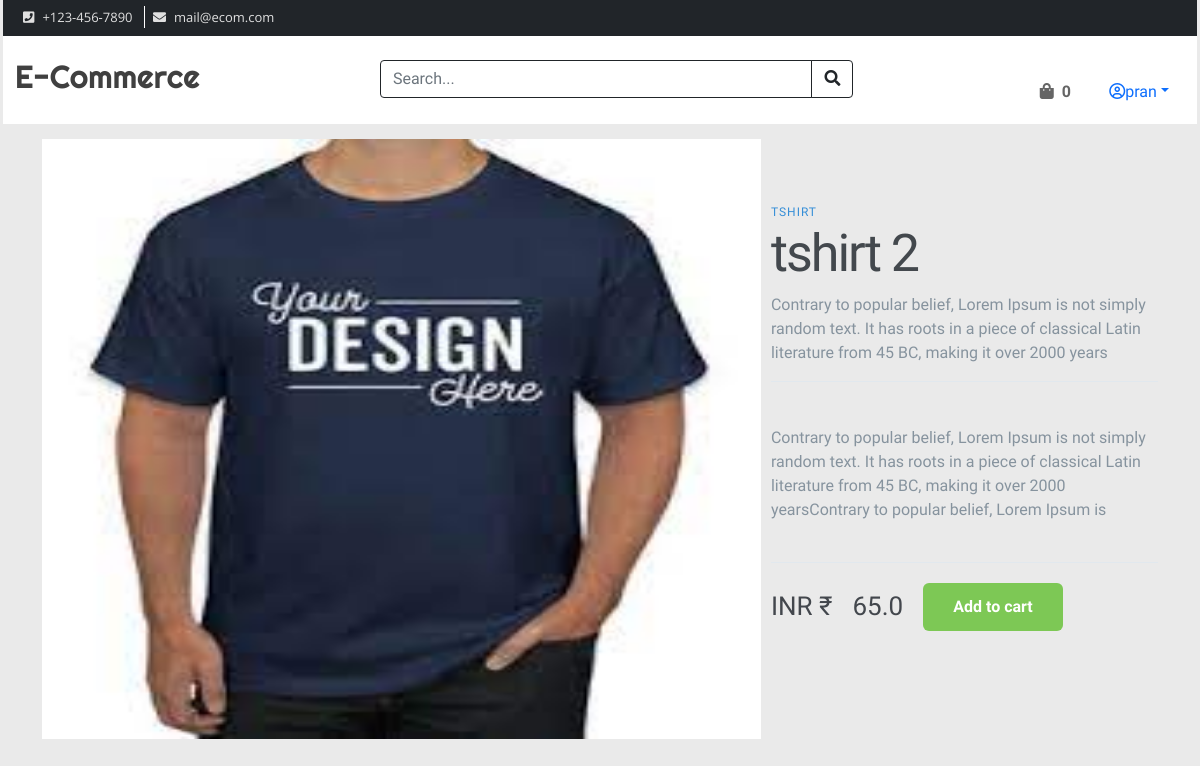
Page /product/2/ (signed in) on the committed database.
### app_login/models.py (models this page shows, shortened)
class User(AbstractBaseUser, PermissionsMixin):
    email = models.EmailField(unique=True)
    is_staff = models.BooleanField(gettext_lazy('staff status'), default=False,
                                   help_text=gettext_lazy('designated whether the user can log in the site'))
    is_active = models.BooleanField(gettext_lazy('active'), default=True,
                                    help_text=gettext_lazy('designated whether this user should be treated as active'))
    USERNAME_FIELD = 'email'
    objects = MyUsermanager()

class Profile(models.Model):
    user = models.OneToOneField(User, on_delete=models.CASCADE, related_name='profile')
    username = models.CharField(max_length=100, blank=True)
    full_name = models.CharField(max_length=100, blank=True)
    address_1 = models.TextField(max_length=100, blank=True)
    city = models.CharField(max_length=100, blank=True)
    zipcode = models.CharField(max_length=100, blank=True)
    country = models.CharField(max_length=100, blank=True)
    phone = models.CharField(max_length=100, blank=True)
    date_joined = models.DateTimeField(auto_now_add=True)

### app_shop/models.py (models this page shows, shortened)
class Product(models.Model):
    mainimage = models.ImageField(upload_to='Product')
    name = models.CharField(max_length=300)
    category = models.ForeignKey(Category, on_delete=models.CASCADE, related_name='category')
    preview_text = models.TextField(max_length=200, verbose_name='Preview text')
    details_text = models.TextField(max_length=200, verbose_name='Description')
    price = models.FloatField()
    old_price = models.FloatField(default=0.0)
    created = models.DateTimeField(auto_now_add=True)
    class Meta:
        ordering = ['-created',]

class Category(models.Model):
    title = models.CharField(max_length=30)
    created = models.DateTimeField(auto_now_add=True)
    def __str__(self):
        return self.title
    class Meta:
        verbose_name_plural = "categories"

### app_shop/views.py (the view)
# urls.py: path('product/<pk>/', views.Product.as_view(), name='product'),
class Product( DetailView):
    model = Product
    template_name = 'app_shop/productpage.html'

### app_cart/templatetags/cart_tag.py (called while the page is built)
@register.filter
def cart_total(user):
    order = Order.objects.filter(user=user, ordered=False)
    if order.exists():
        return order[0].orderitems.count()
    else:
        return 0

### templates/app_shop/productpage.html (shortened to what this page needs)
{% extends 'base.html' %}
{% load static %}
{% block head %}
    <link href="{% static 'product/style.css' %} " rel="stylesheet">
{% endblock %}
{% block body %}
<main class="container">
      <div class="left-column">
        <img src="/media/{{object.mainimage}}" alt="">
      </div>
      <div class="right-column">
        <div class="product-description">
          <span>{{object.category}}</span>
          <h1>{{object.name}}</h1>
          <p>{{object.preview_text}}</p>
        </div>
        <div class="product-description">
          <br><p>{{object.details_text}}</p><br>
        </div>
        <div class="product-price">
          <span class="">INR ₹</span>
           <span class="">{{product.price}}</span>
          <a href="{% url 'app_cart:atc' pk=object.id  %}" class="cart-btn">Add to cart</a>
        </div>
      </div>
    </main>
    {% endblock %}

### templates/navbar2.html (shortened to what this page needs)
{% load cart_tag %}
<div class="col-12">
    <header class="row">
        <div class="col-12 bg-dark py-2 d-md-block d-none">
            <div class="row">
                <div class="col-auto me-auto">
                    <ul class="top-nav">
                        <li>
                            <a href="tel:+123-456-7890"><i class="fa fa-phone-square me-2"></i>+123-456-7890</a>
                        </li>
                        <li>
                            <a href="mailto:mail@ecom.com"><i class="fa fa-envelope me-2"></i>mail@ecom.com</a>
                        </li>
                    </ul>
                </div>
            </div>
        </div>
        <div class="col-12 bg-white pt-4 ">
            <div class="row">
                <div class="col-lg-auto">
                    <div class="site-logo text-center text-lg-left">
                        <a href="{% url 'app_shop:home' %}">E-Commerce</a>
                    </div>
                </div>
                <div class="col-lg-5 mx-auto mt-4 mt-lg-0">
                    <form action="#">
                        <div class="form-group">
                            <div class="input-group">
                                <input type="search" class="form-control border-dark" placeholder="Search..." required>
                                <button class="btn btn-outline-dark"><i class="fas fa-search"></i></button>
                            </div>
                        </div>
                    </form>
                </div>
                {% if request.user.is_authenticated %}
                <div class="col-lg-auto text-center text-lg-left header-item-holder navbar">
                    <a href="{% url 'app_cart:cart' %}" class="header-item">
                        <i class="fas fa-shopping-bag me-2"></i><span id="header-qty" class="me-3">{{ request.user | cart_total }}</span>
                    </a>
                    <a href="#" class="nav-link dropdown-toggle" id="navbarDropdown" role="button"
                    data-toggle="dropdown" aria-haspopup="true" aria-expanded="false">
                        <i class="fa fa-user-circle-o"></i>{{request.user.profile.username}}</a>
                </div>
                {% endif %}
            </div>
    </header>
</div>

### static/product/style.css (style rules this page uses)
html, body { height: 100%; width: 100%; margin: 0; font-family: 'Roboto', sans-serif; }
.container { max-width: 1200px; margin: 0 auto; padding: 15px; display: flex; }
.left-column { width: 65%; position: relative; }
.right-column { width: 35%; height: 60%; margin-top: 60px; }
.left-column img { width: 100%; height: 75vh; position: relative; left: 0; top: 0; opacity: 10; }
.right-column { margin-left: 10px; }
.product-description { border-bottom: 1px solid #E1E8EE; margin-bottom: 20px; }
.product-description span { font-size: 12px; color: #358ED7; letter-spacing: 1px; text-transform: uppercase; text-decoration: none; }
.product-description h1 { font-weight: 300; font-size: 52px; color: #43484D; letter-spacing: -2px; }
.product-description p { font-size: 16px; font-weight: 300; color: #86939E; line-height: 24px; }
.product-price { display: flex; align-items: center; }
.product-price span { font-size: 26px; font-weight: 300; color: #43474D; margin-right: 20px; }
.cart-btn { display: inline-block; background-color: #7DC855; border-radius: 6px; font-size: 16px; color: #FFFFFF; text-decoration: none; padding: 12px 30px; transition: all .5s; }

### static/mainpage/css/style.css (style rules this page uses)
body { background-color: #eaeaea; font-family: 'Open Sans Condensed', sans-serif; }
a { transition: color .2s linear 0s; }
.top-nav { margin: 0; padding: 0; list-style: none; font-size: 13px; font-family: 'Open Sans', sans-serif; }
.top-nav li { display: inline; padding: .1rem .5rem; border-right: 1px solid #fff; }
.top-nav li:last-of-type { border-right: 0; }
.top-nav li a { color: #e0e0e0; text-decoration: none; }
.site-logo { font-size: 2rem; line-height: 1; font-family: 'Righteous', cursive; }
.site-logo a { color: #404040; text-decoration: none; }
.header-item { padding: .25rem .4rem; cursor: pointer; color: #656565; transition: color .2s linear 0s; font-weight: bold; line-height: 2.5; text-decoration: none; }
.product-price { font-size: 24px; font-weight: 600; }

### rows in the picture
User: user|cart_total "0", user.profile.username "pran"
Product: mainimage (picture), category "TSHIRT", name "tshirt 2", preview_text "Contrary to popular belief, Lorem Ipsum is not simply random text. It has roots in a piece of classical Latin literature from 45 BC, making it over 2000 years", details_text "Contrary to popular belief, Lorem Ipsum is not simply random text. It has roots in a piece of classical Latin literature from 45 BC, making it over 2000 yearsContrary to popular belief, Lorem Ipsum is", price "65.0"
